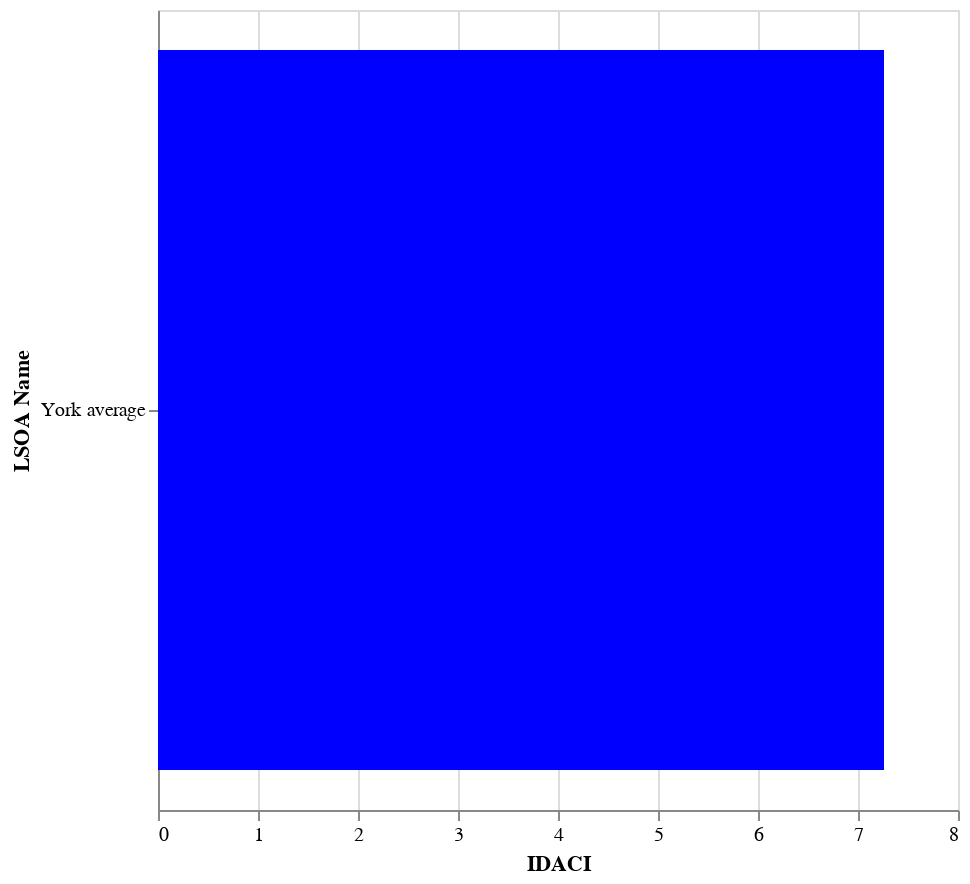

Notebook code for this chart:
### Code cell
bar_chart_york_average

### Figure 1 — Vega-Lite specification as saved in the notebook (floating-point values rounded to 4 significant figures)
{"config": {"view": {"continuousWidth": 400, "continuousHeight": 300}}, "data": {"name": "data-85e389e89508979a0a2b5d44edf1ca57"}, "mark": {"type": "bar", "color": "#0000FF"}, "encoding": {"x": {"axis": {"tickMinStep": 1}, "field": "income_deprivation_affecting_children", "title": "IDACI", "type": "quantitative"}, "y": {"field": "lsoa11nm", "title": "LSOA Name", "type": "nominal"}}, "height": 400, "width": 400, "$schema": "https://vega.github.io/schema/vega-lite/v4.17.0.json", "datasets": {"data-85e389e89508979a0a2b5d44edf1ca57": [{"lsoa11nm": "York average", "income_deprivation_affecting_children": "7.26"}]}}
